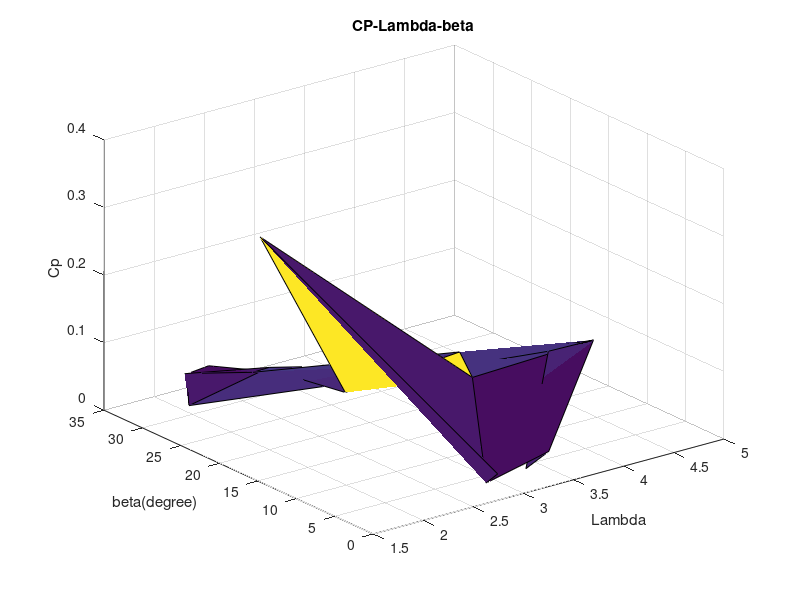

The MATLAB source for this figure:
close all
clc 
clear

RPM = [374 430 621 660;
       166 596 926 960;
       376 638 710 752;
       312 355 528 482;
       347 383 440 508;];
r = 0.175;
Vw = [2.5 3.0 3.5 4.0;
      2.0 3.0 3.5 4.0;
      2.5 3.0 3.5 4.0;
      2.0 2.5 3.5 4.5;
      2.5 3.0 3.5 4.0;];

%--------------------------------------------------
beta = [0  0  0  0 ;
        15 15 15 15;
        20 20 20 20;
        30 30 30 30;
        35 35 35 35;
        ];                          % have beta
%--------------------------------------------------
P = [0.036 0.048 0.131 0.134;
     0.170 0.107 0.187 0.285;
     0.050 0.109 0.146 0.206;
     0.013 0.035 0.098 0.077;
     0.022 0.033 0.055 0.077;];

%--------------------------------------------------
% figure()
% hold on
% plot(Vw(3,:), RPM(3,:), 'x')
% title('RPM vs v_w raw')
% xlabel('Vw')
% ylabel('RPM')
% hold off
% RPM(1,:) = 210 * Vw(1,:) - 160;
% RPM(2,:) = 420 * Vw(2,:) - 660;
% RPM(3,:) = 240 * Vw(3,:) - 160;
% RPM(4,:) = 78 * Vw(4,:) + 180;
% RPM(5,:) = 110 * Vw(5,:) + 69;
%---------------------------------------------------
w = 2 * pi / 60 .* RPM;
LAMBDA = w * r  ./ Vw;

rho = 1.225;
A = pi * r^2;
Cp = 2 .* P ./ (Vw.^3 .* (rho * A));  % calculate Cp
%---------------------------------------------------
figure()
surf(LAMBDA, beta, Cp)
title('CP-Lambda-beta')
xlabel('Lambda')
ylabel('beta(degree)')
zlabel('Cp')